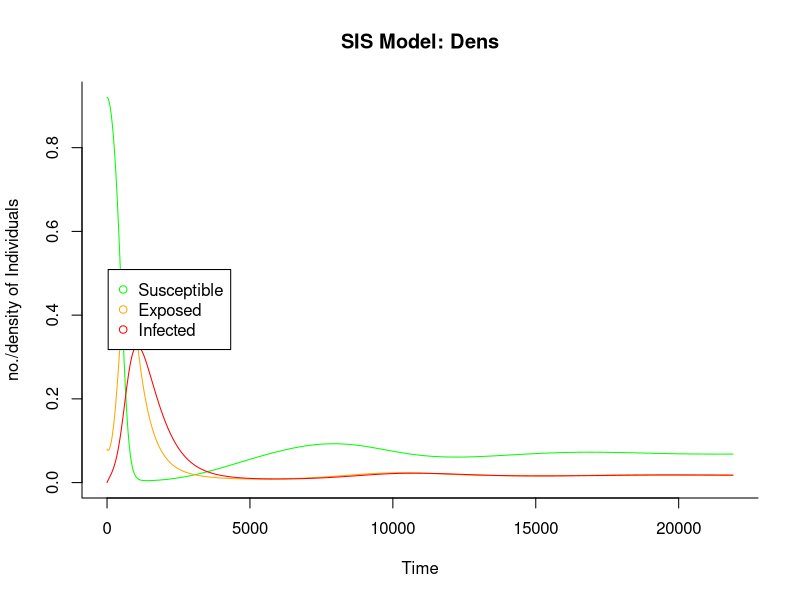

Write R code to recreate this figure.
                                       #X, Y, and Z are the initial *totals* of susceptible, infected, and recovered number/density of individuals
                                        #Derivative-solving library
                                        #All parameters must be positive. Remember, X, Y and mu all refer to numbers; rho ≤ 1 as it is a probability.
library(deSolve)
seirdens<-function(time, state, parameters)     #Solve XYZ equations
{ with(as.list(c(state, parameters)),
   {
                                        #       N <- S + E + I + R
       dS <- mu - beta*I*S - mu*S
       dE <- beta*S*I - sigma*E - mu*E
       dI <- sigma*E -  gamma*I - mu*I
       return(list(c(dS, dE, dI)))
   })
}
parms<- c(
          mu = 1/(70*365),
          beta = (.03),    # transmission rate Ro=beta/gamma
          sigma = (1/500),
          gamma= (1/500))  # recovery rate


N = 1.0           # total pop
S = .92           # initial no./density susceptible
E = .08
I = .0          # initial no./density infected

yini<- c(S=S,E=E,I=I)

ND<- seq(0,60*365,by=1)             #time sequence to use

out <- as.data.frame(ode(func = seirdens, y=yini, parms = parms, times=ND))
out

                                        #Plot values and add legend
graph.colors = c("green", "orange","red")
matplot(out[,1], out[,-1], lty=1, type = "l", xlab = "Time", ylab = "no./density of Individuals", main = "SIS Model: Dens", bty = "l", lwd=1, col = graph.colors)
legend(40, 0.7,c("Susceptible", "Exposed","Infected"), pch=1, col=graph.colors, xjust=0, yjust=2)
